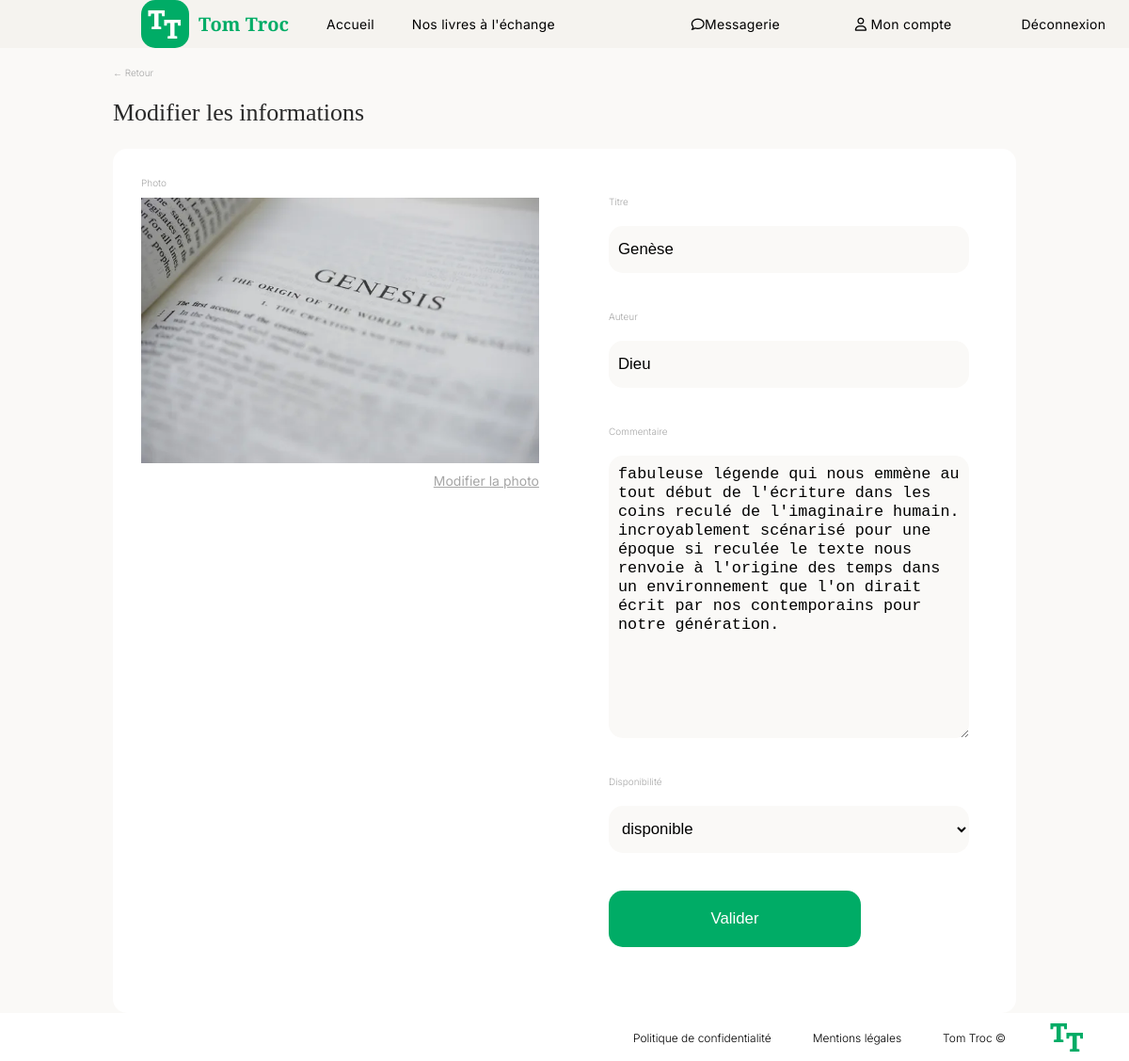
The app's page /index.php?action=modifyBook&id=7 (signed in) with its own data.
### tables this page shows
CREATE TABLE `books` (
  `id` int(11) NOT NULL,
  `id_user` int(11) DEFAULT NULL,
  `title` varchar(256) NOT NULL,
  `author` varchar(128) NOT NULL,
  `image` text NOT NULL,
  `comment` text NOT NULL,
  `exchange` tinyint(1) NOT NULL
);

### views/View.php (called while the page is built, shortened)
<?php
class View
{
    public function render(string $viewName, array $params = []) : void
    {
        $viewPath = $this->buildViewPath($viewName);
        $content = $this->_renderViewFromTemplate($viewPath, $params);
    }
    private function _renderViewFromTemplate(string $viewPath, array $params = []) : string
    {
        if (file_exists($viewPath)) {
            extract($params);
            require($viewPath);
            return ob_get_clean();
        } else {
            throw new Exception("La vue '$viewPath' est introuvable.");
        }
    }
    private function buildViewPath(string $viewName) : string
    {
        return TEMPLATE_VIEW_PATH . $viewName . '.php';
    }
}

### controllers/BookController.php (called while the page is built, shortened)
<?php
class BookController {
    private string $errorTxt="";
    public function showModifyBook() :void
    {
        if (empty($this->errorTxt)) {
            $inputIcon = Utils::request("InputIcon", "");
        }
        else {
            $inputIcon = "1";
        }
        $id = Utils::request("id", -1);
        $bookManager = new BookManager();
        $book = $bookManager->getBookById($id);
        $view = new View($book->getTitle());
        $view->render("modifybook", [
        'book' => $book,
        'InputIcon' => $inputIcon,
        'errorTxt' => $this->errorTxt
    ]);
    }
}

### index.php (called while the page is built, shortened)
<?php
$action = Utils::request('action', 'home');
try {
    switch ($action) {
        case 'modifyBook' :
            $bookController = new BookController();
            $bookController->showModifyBook();
            break;
    }
} catch (Exception $e) {
    $errorView = new View('Erreur');
    $errorView->render('errorPage', ['errorMessage' => $e->getMessage()]);
}

### models/DBManager.php (called while the page is built, shortened)
<?php
class DBManager
{
    private static $instance;
    private $db;
    private function __construct()
    {
        $this->db = new PDO('mysql:host=' . DB_HOST . ';dbname=' . DB_NAME . ';charset=utf8', DB_USER, DB_PASS);
        $this->db->setAttribute(PDO::ATTR_ERRMODE, PDO::ERRMODE_EXCEPTION);
        $this->db->setAttribute(PDO::ATTR_DEFAULT_FETCH_MODE, PDO::FETCH_ASSOC);
    }
    public static function getInstance() : DBManager
    {
        if (!self::$instance) {
            self::$instance = new DBManager();
        }
        return self::$instance;
    }
    public function query(string $sql, ?array $params = null) : PDOStatement
    {
        if ($params == null) {
            $query = $this->db->query($sql);
        } else {
            $query = $this->db->prepare($sql);
            $query->execute($params);
        }
        return $query;
    }
}

### services/Utils.php (called while the page is built, shortened)
<?php
class Utils {
    public static function request(string $variableName, mixed $defaultValue = null) : mixed
    {
        return $_REQUEST[$variableName] ?? $defaultValue;
    }
}

### models/BookManager.php (called while the page is built, shortened)
<?php
class BookManager extends AbstractEntityManager{
    public function getBookById(string $id) : ?Book
    {
        $sql = "SELECT b.id, b.id_user, b.title, b.author, b.image, b.comment, b.exchange, u.pseudo
                FROM books b RIGHT JOIN users u ON b.id =:id GROUP BY b.id";
        $result = $this->db->query($sql, ['id' => $id]);
        $book = $result->fetch();
        if ($book) {
            $book['image'] = BOOK_IMG_PATH.$book['image'];
            return new Book($book);
        }
        return null;
    }
}

### models/AbstractEntity.php (called while the page is built, shortened)
<?php
abstract class AbstractEntity
{
    private int $id = -1;
    protected function hydrate(array $data) : void
    {
        foreach ($data as $key => $value) {
            $method = 'set' . str_replace('_', '', ucwords($key, '_'));
        }
    }
    public function setId(int $id) : void
    {
        $this->id = $id;
    }
    public function getId() : int
    {
        return $this->id;
    }
}

### models/Book.php (called while the page is built, shortened)
<?php
class Book extends AbstractEntity {
    private string $title = "";
    private string $author = "";
    private string $comment = "";
    private string $image = "";
    public function setTitle(string $title) : void
    {
        $this->title = $title;
    }
    public function getTitle() : string
    {
        return $this->title;
    }
    public function setComment(string $comment) : void
    {
        $this->comment = $comment;
    }
    public function getComment() : string
    {
        return $this->comment;
    }
    public function setAuthor(string $author) : void
    {
        $this->author = $author;
    }
    public function getAuthor() : string
    {
        return $this->author;
    }
    public function setImage(string $image) : void
    {
        $this->image = $image;
    }
    public function getImage() : string
    {
        return $this->image;
    }
}

### views/templates/modifybook.php (the view, shortened to what this page needs)
<div id="pageModifyBook">
    <div id = "linkBacknTitle">
        <a href="index.php?action=myAccount">← Retour</a>
        <?if($book->getId()===-1) :?>
            <h2>Ajouter un livre</h2>
        <?else :?>
            <h2>Modifier les informations</h2>
        <?endif;?>
    </div>
    <div id = "singleBookRecap">
        <div id="modifyPageLeft">
            <p>Photo</p>
            <?if($book->getImage() === BOOK_IMG_PATH) :?>
                <img src=<?=IMG_BOOK_DEFAULT?> alt="image par défaut">
            <?else :?>
                <img src="<?=$book->getImage()?>" alt="<?=$book->getImage()?>">
            <?endif;?>
            <? if($InputIcon ==="1") :?>
                <form  id="selectFile" method="POST" action="index.php?action=uploadBookImage&id=&id=<?=$book->getId()?>" enctype="multipart/form-data" >
                    <input type="hidden" name="MAX_FILE_SIZE" value="5000000">
                    <label for="imageUpload" title="Cherchez le fichier à uploader"><?=$errorTxt?></label>
                    <input id = "imageUpload" type = "file" name = "imageUpload" />
                    <input id = "registerButton" name = "submit" type = "submit" value = "Enregistrer" />
                </form>
            <?elseif ($book->getId()!=-1) : ?>
                <a id="modifyIcon" href="index.php?action=modifyBookImage&id=<?=$book->getId()?>&InputIcon=1">Modifier la photo</a>
            <? endif;?>
        </div>
        <?if($book->getId()===-1) :?>
            <form id = "modifyPageRight" action="index.php?action=doAddBook" method="POST">
        <?else :?>
            <form id = "modifyPageRight" action="index.php?action=doModifyBook&id=<?=$book->getId()?>" method="POST">
        <?endif;?>
            <label for="titleBook">Titre</label>
            <input type="text" id="titleBook" name="titleBook" value="<?=$book->getTitle()?>" required>
            <label for="author">Auteur</label>
            <input type="text" id="author" name="author" value="<?=$book->getAuthor()?>" required>
            <label for="inputComment">Commentaire</label>
            <textarea id="inputComment" name="comment"><?=$book->getComment()?></textarea>
            <label for="exchange">Disponibilité</label>
            <select name="exchange" id="exchange">
                <option value="1" selected>disponible</option>
            </select>
            <button id="modifyBookButton" type="submit">Valider</button>
        </form>
    </div>
</div>

### css/style.css (style rules this page uses)
* { margin: 0; padding: 0; box-sizing: border-box; }
body { font-family: Inter, sans-serif; font-size: 14px; font-weight: 400; }
:root { --backgroundColor: #F5F3EF; --backgroundPaleColor : #FFFFFF; --backgroundPaleGrey : #FAF9F7; --defaultGreenColor : #00AC66; --variant2GreenColor : #006D41; --variant3GreenColor : #00AC66; --tagColor: #C56D6D; --textColor: black; --h2Color: #292929; --hamzaColor: #A6A6A6; --pBlue : #EDF2F6; }
h2 { font-family: 'Playfair Display'; font-size: 26px; font-weight: 400; line-height: 34.66px; padding-bottom: 20px; color: var(--h2Color); }
a { text-decoration: none; color:var(--textColor); }
body { max-width: 1440px; margin:auto; }

### css/homestyle.css (style rules this page uses)
:root { --backgroundColor: #F5F3EF; --backgroundPaleColor : #FFFFFF; --backgroundPaleGrey : #FAF9F7; --defaultGreenColor : #00AC66; --variant2GreenColor : #006D41; --variant3GreenColor : #00AC66; --tagColor: #C56D6D; --textColor: black; --h2Color: #292929; --hamzaColor: #A6A6A6; --pBlue : #EDF2F6; }
#pageModifyBook { width: 100%; background-color: var(--backgroundPaleGrey); display: flex; flex-direction: column; align-items: center; }
#linkBacknTitle { width: 80%; display: flex; flex-direction: column; background-color: var(--backgroundPaleGrey); padding-top: 20px; }
#linkBacknTitle a { font-size: 10px; font-weight: 300; color: var(--hamzaColor); padding-bottom: 20px; }
#singleBookRecap { width: 80%; background-color: var(--backgroundPaleColor); display: flex; flex-direction: row; justify-content:space-between; border-radius: 15px; padding : 30px; }
#modifyPageLeft { width: 47%; display: flex; flex-direction: column; }
#modifyPageLeft img { width: 100%; object-fit: contain; }
#modifyPageLeft a { width: 100%; text-align: end; text-decoration: underline; }
#modifyPageRight { width: 47%; padding: 20px; display: flex; flex-direction: column; justify-content: start; }
#modifyPageLeft p, #modifyPageRight label { font-size: 10px; font-weight: 300; color: var(--hamzaColor); padding-bottom: 10px; }
#modifyPageRight input, select { width: 100%; min-height: 50px; border: none; border-radius: 15px; background-color: var(--backgroundPaleGrey); margin-bottom: 40px; font-size: larger; padding-left: 10px; text-wrap: wrap; }
#inputComment { border: none; border-radius: 15px; background-color: var(--backgroundPaleGrey); width: 100%; min-height: 300px; line-height: 20px; font-size: larger; padding: 10px; margin-bottom: 40px; overflow: hidden; resize:vertical; }
#modifyBookButton { width: 70%; height: 60px; border: none; border-radius: 15px; margin-bottom: 20px; padding : 0; background-color: var(--defaultGreenColor); color: var(--backgroundPaleColor); font-size: larger; }
label { color: var(--hamzaColor); font-size: 14px; font-weight: 400; text-align: left; margin-bottom: 10px; }
#modifyIcon { color: var(--hamzaColor); text-decoration: underline; font-size: 14px; padding-top: 10px; }

### records on screen
books: titleBook "Genèse", author "Dieu", comment "fabuleuse légende qui nous emmène au tout début de l'écriture dans les coins reculé de l'imaginaire humain. incroyablement scénarisé pour une époque si reculée le texte nous renvoie à l'origine des temps dans un environnement que l'on dirait écrit par nos contemporains pour notre génération."
